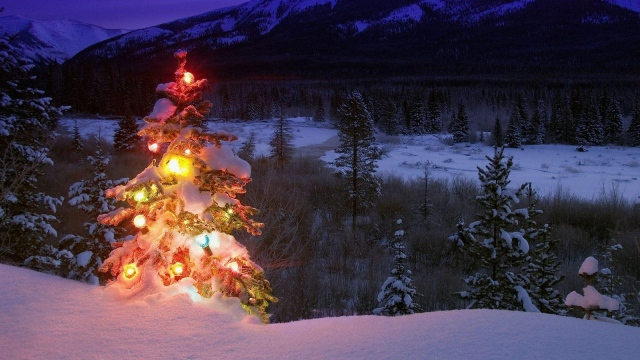
#> input picture nmzwj.png.jpg, 640 x 360 px
$ python main.py
#> lines starting #> are read from the running program, lines starting #| are printed output that depends on the picture; after the words box and inside, x2 and y2 are one past the last pixel; in counts of white or black regions, pixels touching at a corner belong together
### findtree.py
from PIL import Image
import numpy as np
import scipy as sp
import matplotlib.colors as colors
from sklearn.cluster import DBSCAN
from math import ceil, sqrt

"""
Inputs:

    rgbimg:         [M,N,3] numpy array containing (uint, 0-255) color image

    hueleftthr:     Scalar constant to select maximum allowed hue in the
                    yellow-green region

    huerightthr:    Scalar constant to select minimum allowed hue in the
                    blue-purple region

    satthr:         Scalar constant to select minimum allowed saturation

    valthr:         Scalar constant to select minimum allowed value

    monothr:        Scalar constant to select minimum allowed monochrome
                    brightness

    maxpoints:      Scalar constant maximum number of pixels to forward to
                    the DBSCAN clustering algorithm

    proxthresh:     Proximity threshold to use for DBSCAN, as a fraction of
                    the diagonal size of the image

Outputs:

    borderseg:      [K,2,2] Nested list containing K pairs of x- and y- pixel
                    values for drawing the tree border

    X:              [P,2] List of pixels that passed the threshold step

    labels:         [Q,2] List of cluster labels for points in Xslice (see
                    below)

    Xslice:         [Q,2] Reduced list of pixels to be passed to DBSCAN

"""


def findtree(rgbimg, hueleftthr=0.2, huerightthr=0.95, satthr=0.7,
             valthr=0.7, monothr=220, maxpoints=5000, proxthresh=0.04):
    # Convert rgb image to monochrome for
    gryimg = np.asarray(Image.fromarray(rgbimg).convert('L'))
    # Convert rgb image (uint, 0-255) to hsv (float, 0.0-1.0)
    hsvimg = colors.rgb_to_hsv(rgbimg.astype(float) / 255)

    # Initialize binary thresholded image
    binimg = np.zeros((rgbimg.shape[0], rgbimg.shape[1]))
    # Find pixels with hue<0.2 or hue>0.95 (red or yellow) and saturation/value
    # both greater than 0.7 (saturated and bright)--tends to coincide with
    # ornamental lights on trees in some of the images
    boolidx = np.logical_and(
        np.logical_and(
            np.logical_or((hsvimg[:, :, 0] < hueleftthr),
                          (hsvimg[:, :, 0] > huerightthr)),
            (hsvimg[:, :, 1] > satthr)),
        (hsvimg[:, :, 2] > valthr)
    )
    # Find pixels that meet hsv criterion
    binimg[np.where(boolidx)] = 255
    # Add pixels that meet grayscale brightness criterion
    binimg[np.where(gryimg > monothr)] = 255

    # Prepare thresholded points for DBSCAN clustering algorithm
    X = np.transpose(np.where(binimg == 255))

    print(123456, X.shape)
    print(X[0])
    print(X[1])

    Xslice = X
    nsample = len(Xslice)
    if nsample > maxpoints:
        # Make sure number of points does not exceed DBSCAN maximum capacity
        Xslice = X[range(0, nsample, int(ceil(float(nsample) / maxpoints)))]

    # Translate DBSCAN proximity threshold to units of pixels and run DBSCAN
    pixproxthr = proxthresh * sqrt(binimg.shape[0] ** 2 + binimg.shape[1] ** 2)
    db = DBSCAN(eps=pixproxthr, min_samples=10).fit(Xslice)
    labels = db.labels_.astype(int)

    # Find the largest cluster (i.e., with most points) and obtain convex hull
    unique_labels = set(labels)
    maxclustpt = 0
    for k in unique_labels:
        class_members = [index[0] for index in np.argwhere(labels == k)]
        if len(class_members) > maxclustpt:
            points = Xslice[class_members]
            hull = sp.spatial.ConvexHull(points)
            maxclustpt = len(class_members)
            borderseg = [[points[simplex, 0], points[simplex, 1]] for simplex
                         in hull.simplices]

    return borderseg, X, labels, Xslice

### main.py
#!/usr/bin/env python

from PIL import Image
import numpy as np
import matplotlib.pyplot as plt
import matplotlib.cm as cm
from findtree import findtree
import time

# Image files to process
fname = ['nmzwj.png.jpg', 'aVZhC.png.jpg', '2K9EF.png.jpg',
         'YowlH.png.jpg', '2y4o5.png.jpg', 'FWhSP.png.jpg']
# fname = ['nmzwj.png.jpg']

# Initialize figures
fgsz = (16, 7)
figthresh = plt.figure(figsize=fgsz, facecolor='w')
figclust = plt.figure(figsize=fgsz, facecolor='w')
figcltwo = plt.figure(figsize=fgsz, facecolor='w')
figborder = plt.figure(figsize=fgsz, facecolor='w')
figthresh.canvas.set_window_title('Thresholded HSV and Monochrome Brightness')
figclust.canvas.set_window_title('DBSCAN Clusters (Raw Pixel Output)')
figcltwo.canvas.set_window_title('DBSCAN Clusters (Slightly Dilated for Display)')
figborder.canvas.set_window_title('Trees with Borders')

for ii, name in zip(range(len(fname)), fname):
    # Open the file and convert to rgb image
    rgbimg = np.asarray(Image.open(name))
#> rgbimg is the input picture: shape (360, 640, 3); mean R, G, B 70.5, 56.1, 73.7

    # Get the tree borders as well as a bunch of other intermediate values
    # that will be used to illustrate how the algorithm works
    t0 = time.time()
    borderseg, X, labels, Xslice = findtree(rgbimg)
#> in findtree, `gryimg = np.asarray(Image.fromarray(rgbimg).convert('L'))`:
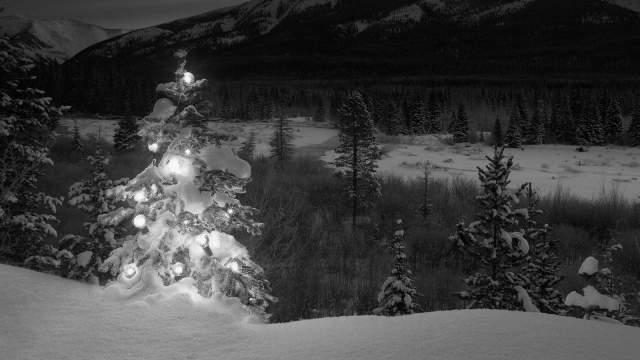
#> gryimg: shape (360, 640); min 0, max 253, mean 62.4
#> in findtree, `hsvimg = colors.rgb_to_hsv(rgbimg.astype(float) / 255)`: hsvimg: shape (360, 640, 3) float64; mean of channels 0, 1, 2 0.593, 0.441, 0.35
#> in findtree, `boolidx = np.logical_and( np.logical_and( np.logical_or((hsvimg[:, :, ..`:
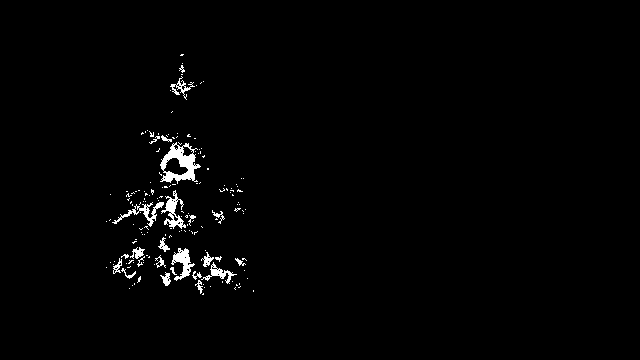
#> boolidx: shape (360, 640) bool; 1.5% white; 161 white regions (136 under 20 px), largest, box (x1, y1, x2, y2) and area: (160, 142, 201, 184) 772, (161, 190, 186, 229) 356, (171, 248, 195, 281) 337
#> borderseg = 13 items, first 6: [[194, 221], [110, 106]], [[288, 300], [129, 193]], [[178, 290], [243, 253]], [[291, 290], [253, 253]], [[55, 54], [180, 181]], [[55, 194], [180, 110]]; X = 4455 pairs, first value 54 to 300, second value 106 to 253; labels = 4455 values from 0 to 0; Xslice has the same summary as X
    print(round(time.time() - t0, 3))

    # Display thresholded images
    axthresh = figthresh.add_subplot(2, 3, ii + 1)
    axthresh.set_xticks([])
    axthresh.set_yticks([])
    binimg = np.zeros((rgbimg.shape[0], rgbimg.shape[1]))
    for v, h in X:
        binimg[v, h] = 255
#> this loop made 4455 passes
#> (v, h) on passes 1 to 3: (54, 181), (54, 182), (54, 183)
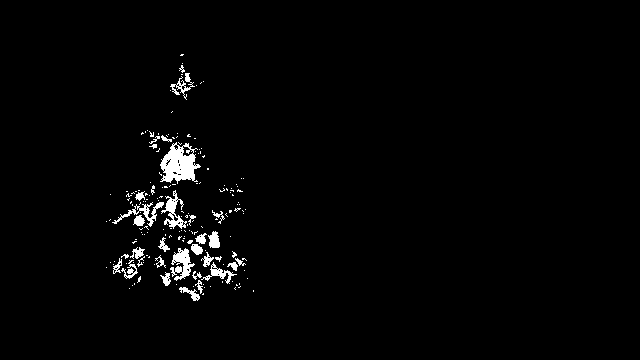
#> binimg: shape (360, 640) float64; 1.9% white; 177 white regions (144 under 20 px), largest, box (x1, y1, x2, y2) and area: (160, 142, 201, 184) 994, (170, 248, 195, 281) 411, (161, 190, 187, 229) 362
    axthresh.imshow(binimg, interpolation='nearest', cmap='Greys')

    # Display color-coded clusters
    axclust = figclust.add_subplot(2, 3, ii + 1)  # Raw version
    axclust.set_xticks([])
    axclust.set_yticks([])
    axcltwo = figcltwo.add_subplot(2, 3, ii + 1)  # Dilated slightly for display only
    axcltwo.set_xticks([])
    axcltwo.set_yticks([])
    axcltwo.imshow(binimg, interpolation='nearest', cmap='Greys')
    clustimg = np.ones(rgbimg.shape)
    unique_labels = set(labels)
#> unique_labels = 1 item
    # Generate a unique color for each cluster
    plcol = cm.rainbow_r(np.linspace(0, 1, len(unique_labels)))
#> plcol = [[1, 1.22e-16, 6.12e-17, 1]]
    for lbl, pix in zip(labels, Xslice):
        for col, unqlbl in zip(plcol, unique_labels):
            if lbl == unqlbl:
                # Cluster label of -1 indicates no cluster membership;
                # override default color with black
                if lbl == -1:
                    col = [0.0, 0.0, 0.0, 1.0]
                # Raw version
                for ij in range(3):
                    clustimg[pix[0], pix[1], ij] = col[ij]
                # Dilated just for display
                axcltwo.plot(pix[1], pix[0], 'o', markerfacecolor=col,
                             markersize=3, markeredgecolor=col)
#> this loop made 4455 passes
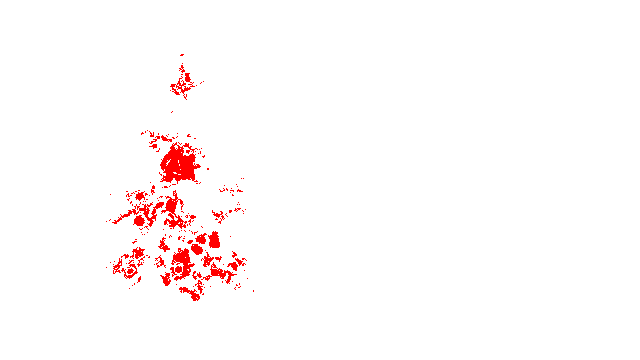
#> clustimg: shape (360, 640, 3) float64; mean of channels 0, 1, 2 1, 0.981, 0.981; drawn as R, G, B
    axclust.imshow(clustimg)
    axcltwo.set_xlim(0, binimg.shape[1] - 1)
    axcltwo.set_ylim(binimg.shape[0], -1)

    # Plot original images with read borders around the trees
    axborder = figborder.add_subplot(2, 3, ii + 1)
    axborder.set_axis_off()
    axborder.imshow(rgbimg, interpolation='nearest')
    for vseg, hseg in borderseg:
        axborder.plot(hseg, vseg, 'r-', lw=3)
#> this loop made 13 passes
#> (vseg, hseg) on passes 1 to 12: ([194, 221], [110, 106]), ([288, 300], [129, 193]), ([178, 290], [243, 253]), ([291, 290], [253, 253]), ([55, 54], [180, 181]), ([55, 194], [180, 110]), ([267, 221], [106, 106]), ([267, 288], [106, 129]), ([81, 178], [203, 243]), ([300, 300], [197, 193]), ([300, 291], [197, 253]), ([54, 54], [183, 181])
    axborder.set_xlim(0, binimg.shape[1] - 1)
    axborder.set_ylim(binimg.shape[0], -1)
#> pass 2 of the loop `for ii, name in zip(range(len(fname)), fname):`:
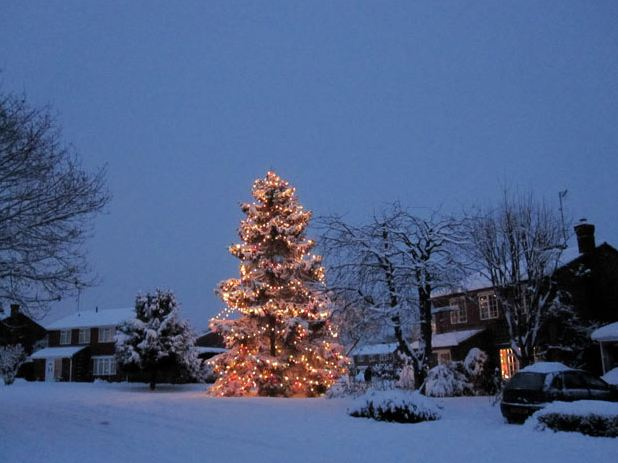
#> input picture aVZhC.png.jpg, 618 x 463 px
#> rgbimg is the input picture: shape (463, 618, 3); mean R, G, B 77.6, 95.7, 133.9
#> gryimg: shape (463, 618)
#> hsvimg: shape (463, 618, 3) float64; mean of channels 0, 1, 2 0.574, 0.459, 0.541
#> in findtree (call 2), `boolidx = np.logical_and( np.logical_and( np.logical_or((hsvimg[:, :, ..`:
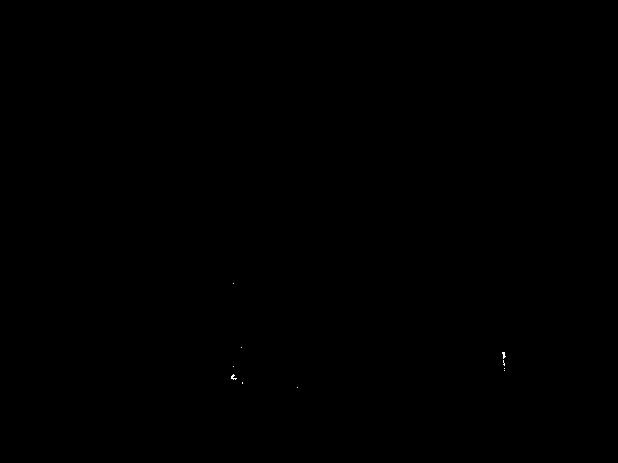
#> boolidx: shape (463, 618) bool; 0.02% white in thin lines or dots, all inside (x1, y1, x2, y2) = (231, 283, 506, 388)
#> borderseg = 16 items, first 6: [[186, 319], [254, 212]], [[363, 393], [208, 222]], [[175, 172], [274, 268]], [[275, 356], [323, 341]], [[389, 393], [312, 222]], [[389, 385], [312, 328]]; X = 413 pairs, first value 172 to 393, second value 208 to 512; labels = 413 values, max 1 at index 268, min 0 at index 0, mean 0.092; Xslice has the same summary as X
#> the loop `for v, h in X:` made 413 passes
#> (v, h) on passes 1 to 3: (172, 268), (173, 268), (175, 274)
#> unique_labels = 2 items
#> plcol = [[1, 1.22e-16, 6.12e-17, 1], [0.5, 0, 1, 1]]
#> the loop `for lbl, pix in zip(labels, Xslice):` made 413 passes
#> after the loop `for lbl, pix in zip(labels, Xslice):`:
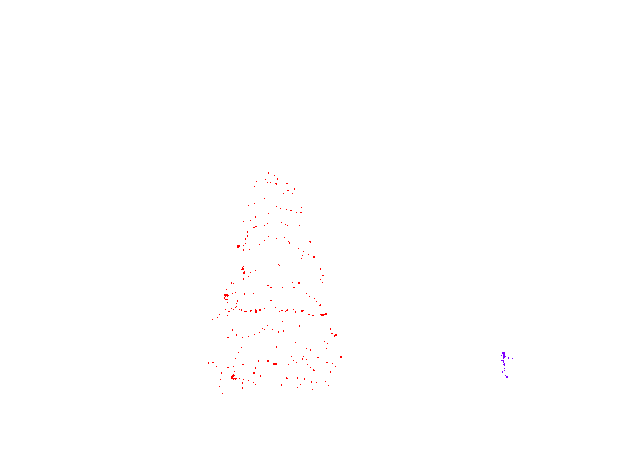
#> clustimg: shape (463, 618, 3) float64; mean of channels 0, 1, 2 1, 0.999, 0.999; drawn as R, G, B
#> the loop `for vseg, hseg in borderseg:` made 16 passes
#> (vseg, hseg) on passes 1 to 8: ([186, 319], [254, 212]), ([363, 393], [208, 222]), ([175, 172], [274, 268]), ([275, 356], [323, 341]), ([389, 393], [312, 222]), ([389, 385], [312, 328]), ([357, 356], [341, 341]), ([357, 385], [341, 328])
#> pass 3 of the loop `for ii, name in zip(range(len(fname)), fname):`:
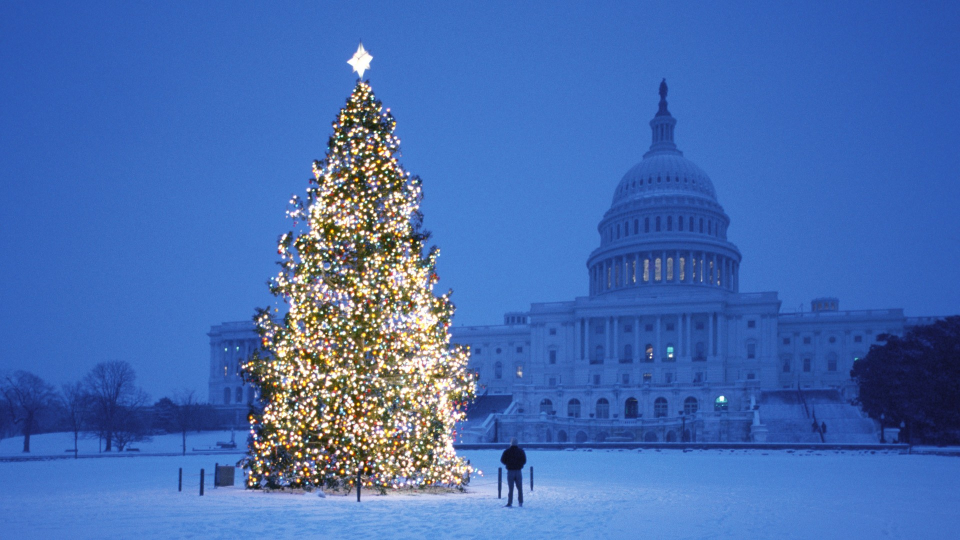
#> input picture 2K9Ef.png.jpg, 1920 x 1080 px, found by its file name (shown at 1/2 size)
#> rgbimg is the input picture: shape (1080, 1920, 3); mean R, G, B 70, 108.3, 177.8
#> gryimg: shape (1080, 1920)
#> hsvimg: shape (1080, 1920, 3) float64; mean of channels 0, 1, 2 0.573, 0.639, 0.714
#> in findtree (call 3), `boolidx = np.logical_and( np.logical_and( np.logical_or((hsvimg[:, :, ..`:
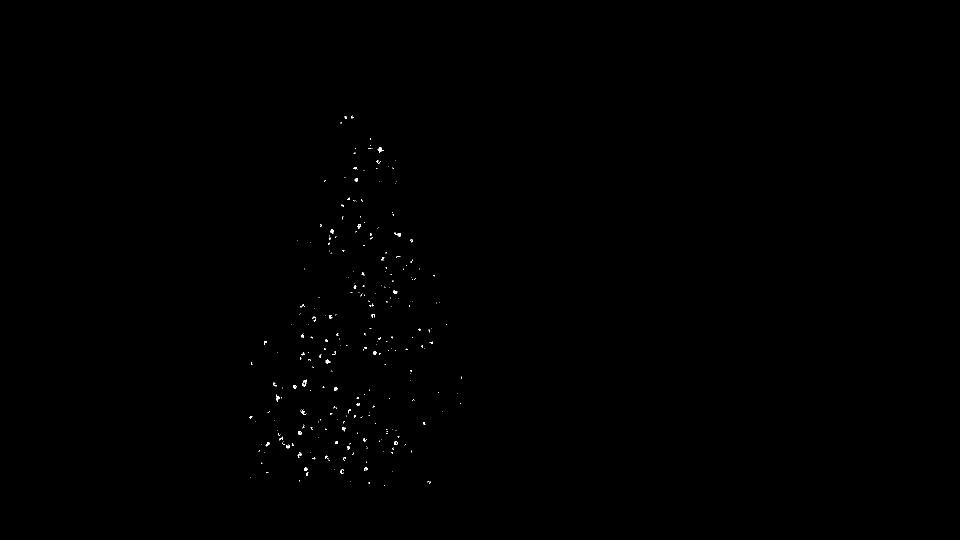
#> boolidx: shape (1080, 1920) bool (shown at 1/2 size); 0.12% white in thin lines or dots, all inside (x1, y1, x2, y2) = (499, 231, 924, 972)
#> borderseg = 18 items, first 6: [[969, 995], [504, 772]], [[993, 995], [811, 772]], [[120, 403], [701, 584]], [[423, 696], [576, 475]], [[423, 403], [576, 584]], [[954, 696], [500, 475]]; X = 43994 pairs, first value 93 to 995, second value 451 to 1447; labels = 4889 values, max 0 at index 0, min -1 at index 2681, mean -0.00327; Xslice = 4889 pairs, first value 93 to 995, second value 475 to 1446
#> the loop `for v, h in X:` made 43994 passes
#> (v, h) on passes 1 to 3: (93, 724), (94, 724), (95, 718)
#> the loop `for lbl, pix in zip(labels, Xslice):` made 4889 passes
#> pix on passes 1 to 3: [93, 724], [96, 724], [98, 717]
#> after the loop `for lbl, pix in zip(labels, Xslice):`:
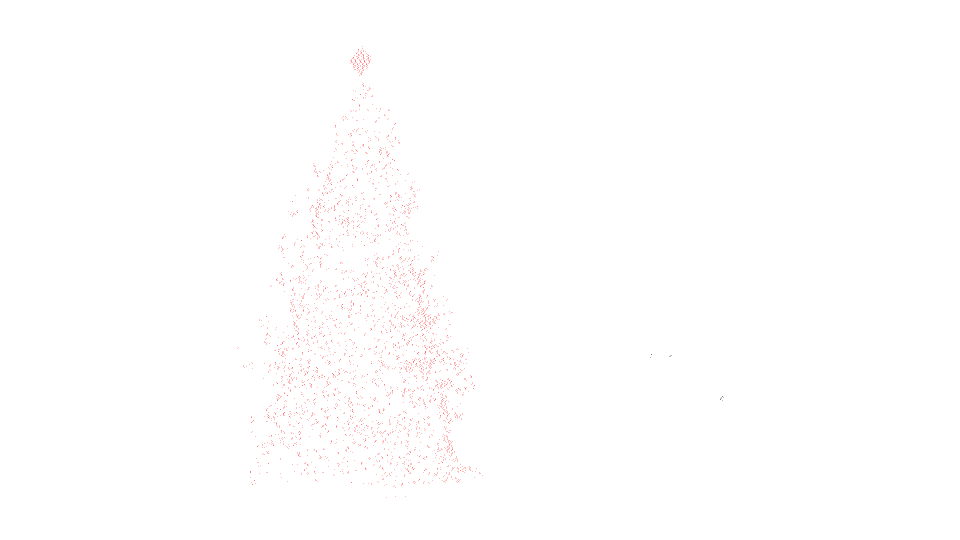
#> clustimg: shape (1080, 1920, 3) float64 (shown at 1/2 size); mean of channels 0, 1, 2 1, 0.998, 0.998; drawn as R, G, B
#> the loop `for vseg, hseg in borderseg:` made 18 passes
#> (vseg, hseg) on passes 1 to 8: ([969, 995], [504, 772]), ([993, 995], [811, 772]), ([120, 403], [701, 584]), ([423, 696], [576, 475]), ([423, 403], [576, 584]), ([954, 696], [500, 475]), ([954, 969], [500, 504]), ([771, 950], [949, 965])
#> the loop made 6 passes; the first 3 are shown

plt.show()
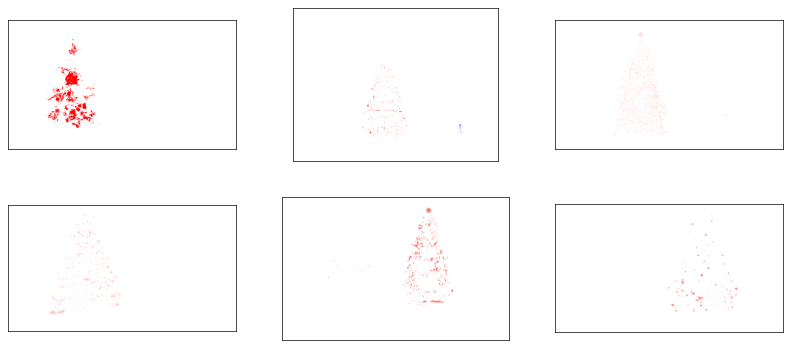
#> figure drawn by matplotlib, 6 panels
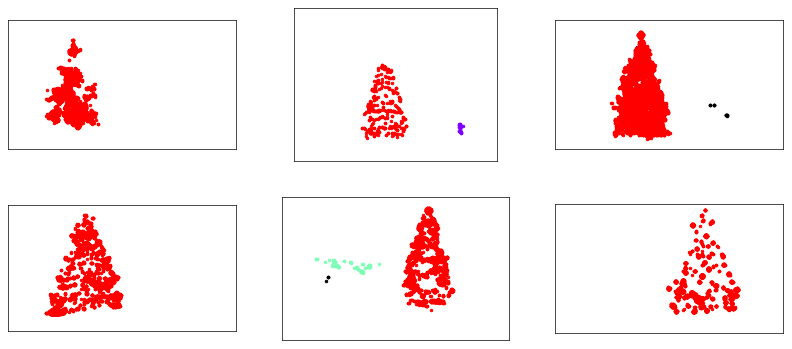
#> figure drawn by matplotlib, 6 panels
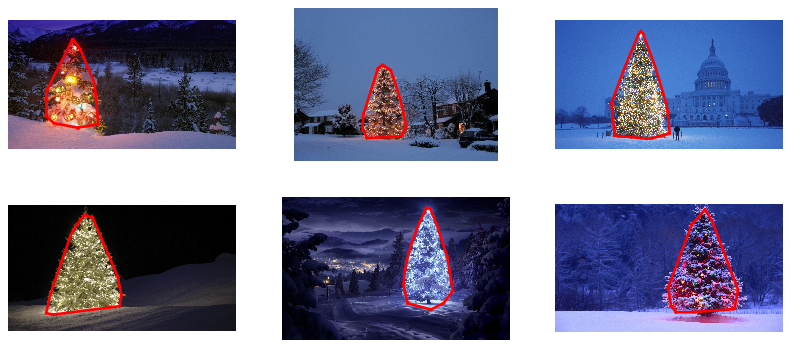
#> figure drawn by matplotlib, 6 panels
